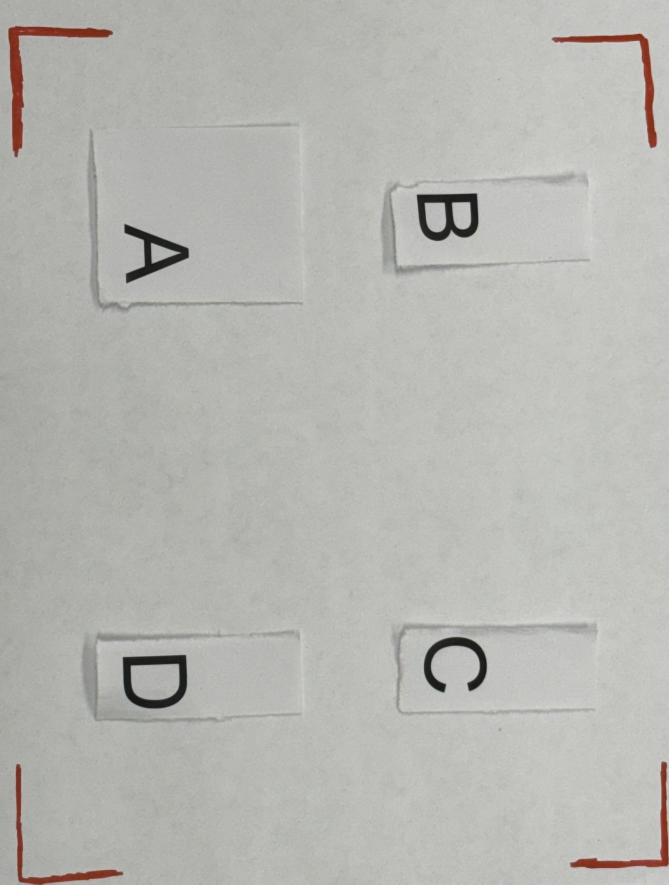
#> input picture backend/uploads/IMG_1468.jpg, 2676 x 3537 px (shown at 1/4 size)
$ python -i image_processor.py   (imports and definitions only)
#> lines starting #> are read from the running program, lines starting #| are printed output that depends on the picture; after the words box and inside, x2 and y2 are one past the last pixel; in counts of white or black regions, pixels touching at a corner belong together
#> further down, picture is the input picture: shape (3537, 2676, 3); mean B, G, R 177.8, 182.7, 182.6
import cv2
import numpy as np
import json
import base64
import logging
import os
import pytesseract

# Add at top of file with other imports
pytesseract.pytesseract.tesseract_cmd = r'C:\Program Files\Tesseract-OCR\tesseract.exe'

DEBUG_DIR = os.path.join(os.path.dirname(__file__), '..', '..', 'debug')
# [4 lines not run here, left out]
logger = logging.getLogger(__name__)


# [24 lines left out: function validate_image, not called in this run]

def get_corner_label(x, y, max_x, max_y):
    """Determine corner label based on coordinates"""
    if y < max_y / 2:  # Top half
        return "top_left" if x < max_x / 2 else "top_right"
    else:  # Bottom half
        return "bottom_left" if x < max_x / 2 else "bottom_right"

def detect_red_markers(image):
    """Detect non-black markers in the image"""
    try:
        # Convert to grayscale
        gray = cv2.cvtColor(image, cv2.COLOR_BGR2GRAY)

        # Save grayscale debug
        cv2.imwrite(os.path.join(DEBUG_DIR, 'debug_grayscale.png'), gray)

        # Try multiple threshold approaches
        markers = []

        # Approach 1: Adaptive thresholding
        mask1 = cv2.adaptiveThreshold(
            gray,
            255,
            cv2.ADAPTIVE_THRESH_GAUSSIAN_C,
            cv2.THRESH_BINARY,
            11,  # Block size
            2    # C constant
        )
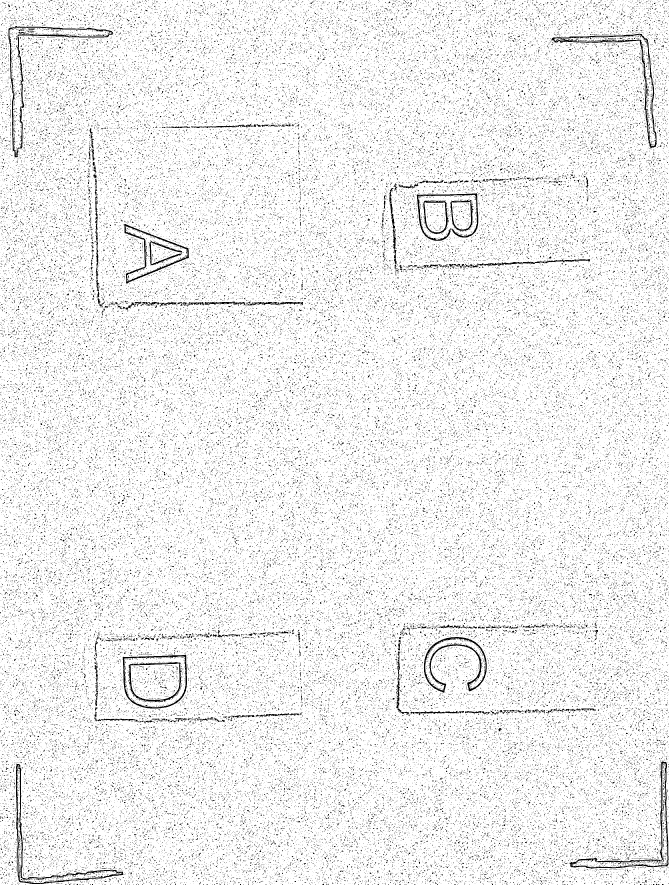
#> mask1: shape (3537, 2676) (shown at 1/4 size); 93.4% white; black in thin lines or dots

        # Approach 2: Simple thresholding
        _, mask2 = cv2.threshold(gray, 127, 255, cv2.THRESH_BINARY)
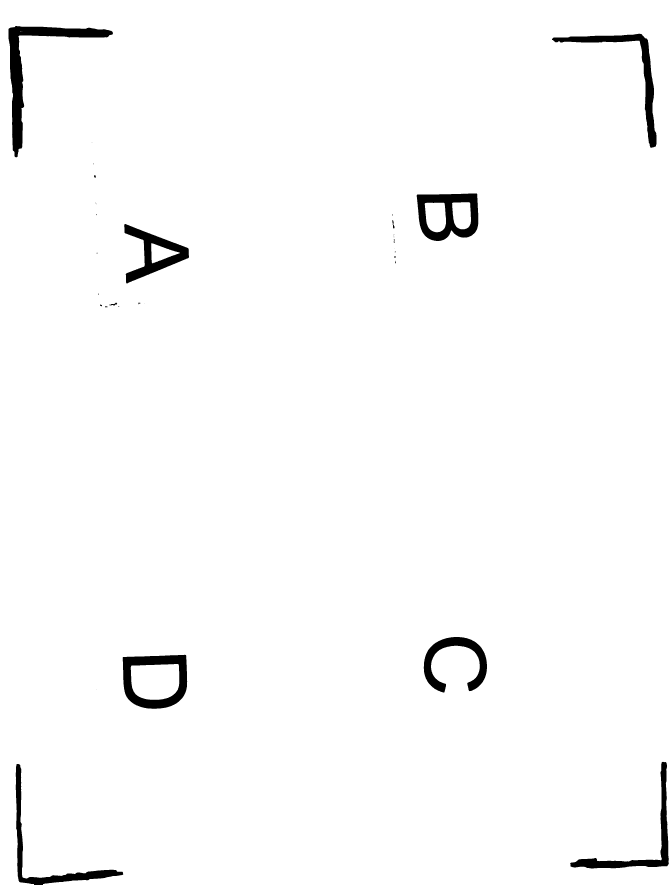
#> mask2: shape (3537, 2676) (shown at 1/4 size); 98.1% white; 32 black regions (15 under 20 px), largest, box (x1, y1, x2, y2) and area: (34, 104, 452, 629) 33775, (491, 2619, 749, 2835) 24490, (1667, 773, 1913, 964) 24402

        # Approach 3: Color-based detection for red markers
        hsv = cv2.cvtColor(image, cv2.COLOR_BGR2HSV)
#> hsv: shape (3537, 2676, 3); mean H, S, V 35.6, 8.6, 183.5
        lower_red = np.array([0, 50, 50])
        upper_red = np.array([10, 255, 255])
        mask3 = cv2.inRange(hsv, lower_red, upper_red)
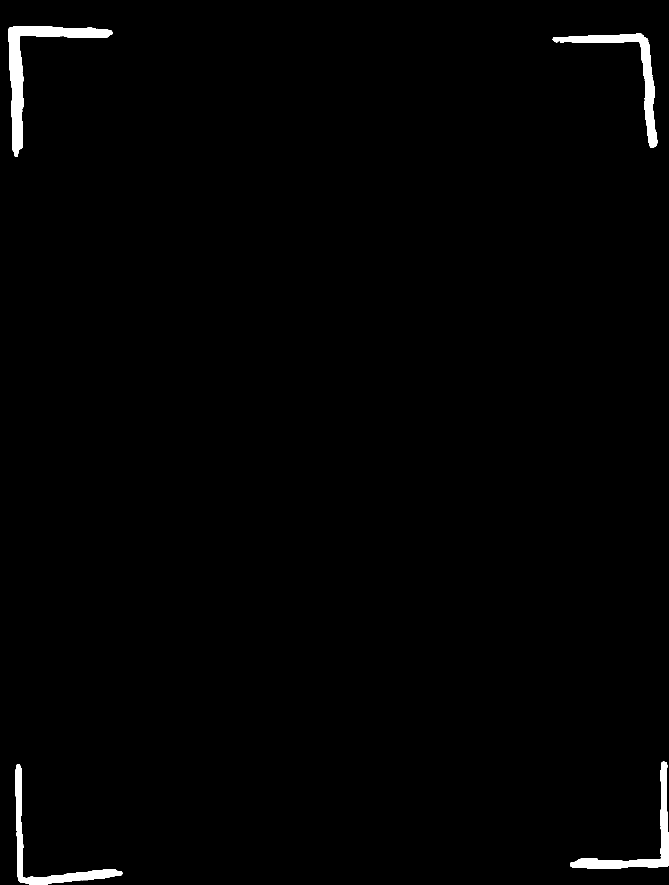
#> mask3: shape (3537, 2676) (shown at 1/4 size); 1.1% white; 20 white regions (16 under 20 px), largest, box (x1, y1, x2, y2) and area: (32, 104, 451, 628) 35885, (2208, 133, 2629, 592) 24126, (2281, 3047, 2676, 3476) 22284, (62, 3057, 492, 3537) 21615

        # Combine masks
        masks = [cv2.bitwise_not(mask1), cv2.bitwise_not(mask2), mask3]

        # Save debug masks
        for idx, mask in enumerate(masks):
            cv2.imwrite(os.path.join(DEBUG_DIR, f'corners_mask_{idx}_debug.png'), mask)
#> this loop made 3 passes
#> pass 1, in detect_red_markers, `cv2.imwrite(os.path.join(DEBUG_DIR, f'corners_mask_{idx}_debug.png'), ..`:
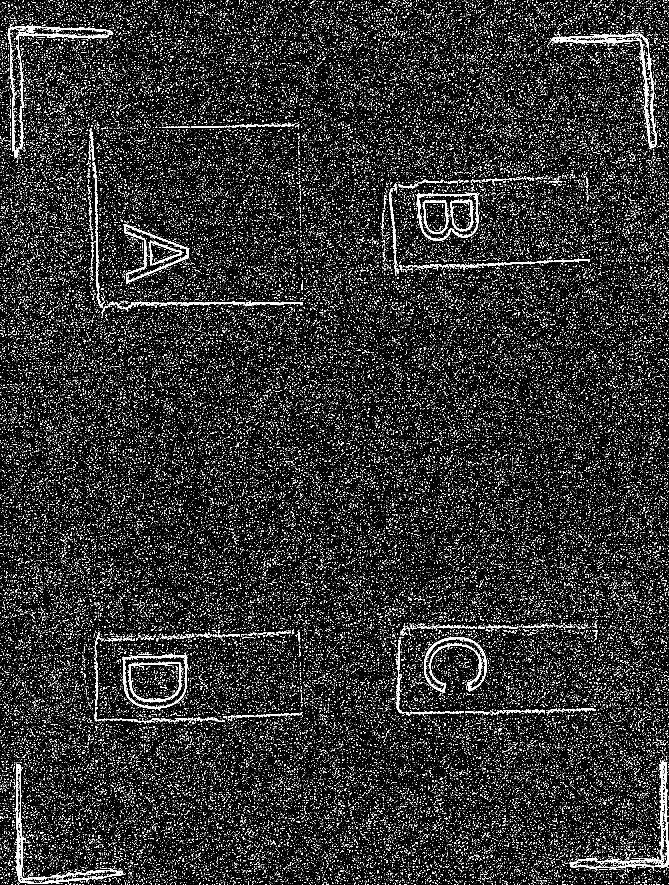
#> saved as corners_mask_0_debug.png: shape (3537, 2676) (shown at 1/4 size); 6.6% white in thin lines or dots
#> pass 2, in detect_red_markers, `cv2.imwrite(os.path.join(DEBUG_DIR, f'corners_mask_{idx}_debug.png'), ..`:
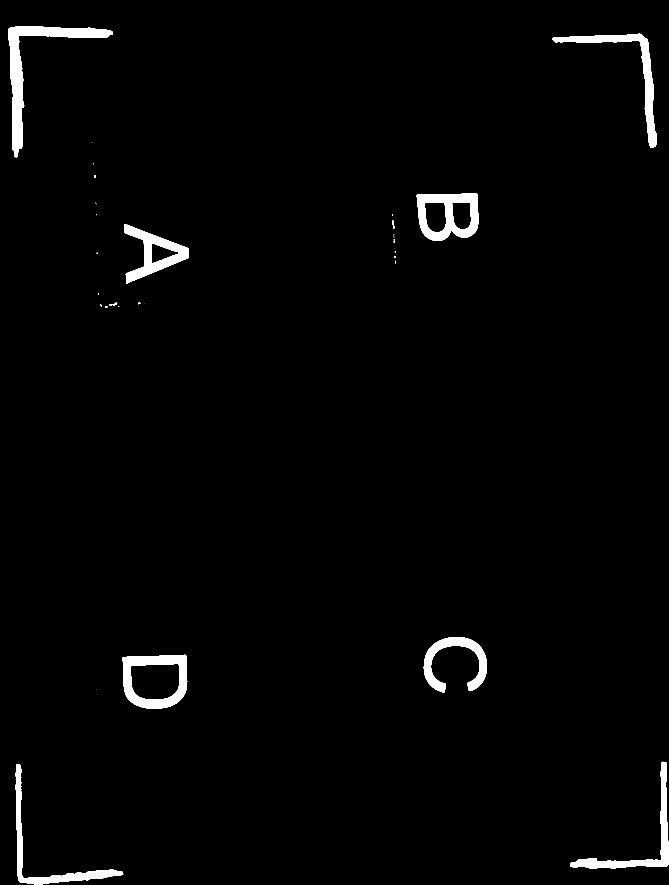
#> saved as corners_mask_1_debug.png: shape (3537, 2676) (shown at 1/4 size); 1.9% white; 32 white regions (15 under 20 px), largest, box (x1, y1, x2, y2) and area: (34, 104, 452, 629) 33775, (491, 2619, 749, 2835) 24490, (1667, 773, 1913, 964) 24402

        for mask in masks:
            # Apply morphological operations
            kernel = np.ones((5,5), np.uint8)  # Increased kernel size
            mask = cv2.morphologyEx(mask, cv2.MORPH_OPEN, kernel)
            mask = cv2.morphologyEx(mask, cv2.MORPH_CLOSE, kernel)

            # Find contours
            contours, _ = cv2.findContours(mask, cv2.RETR_EXTERNAL, cv2.CHAIN_APPROX_SIMPLE)

            for contour in contours:
                area = cv2.contourArea(contour)
                if area < 20 or area > 5000:  # More permissive area thresholds
                    continue

                x, y, w, h = cv2.boundingRect(contour)
                aspect_ratio = float(w)/h
                if aspect_ratio < 0.5 or aspect_ratio > 2.0:  # More permissive aspect ratio
                    continue

                center_x = x + w//2
                center_y = y + h//2

                # Check if point is near corners
                margin_percent = 0.25  # Increased margin
                margin_x = int(image.shape[1] * margin_percent)
                margin_y = int(image.shape[0] * margin_percent)

                is_left = x < margin_x
                is_right = x + w > image.shape[1] - margin_x
                is_top = y < margin_y
                is_bottom = y + h > image.shape[0] - margin_y

                if (is_left or is_right) and (is_top or is_bottom):
                    corner_type = get_corner_label(center_x, center_y, image.shape[1], image.shape[0])

                    # Check for duplicates
                    is_duplicate = False
                    for existing in markers:
                        if abs(existing['x'] - center_x) < 20 and abs(existing['y'] - center_y) < 20:
                            is_duplicate = True
                            break

                    if not is_duplicate:
                        markers.append({
                            "x": center_x,
                            "y": center_y,
                            "type": corner_type
                        })
#> this loop made 3 passes
#> pass 1, in detect_red_markers, `mask = cv2.morphologyEx(mask, cv2.MORPH_OPEN, kernel)`:
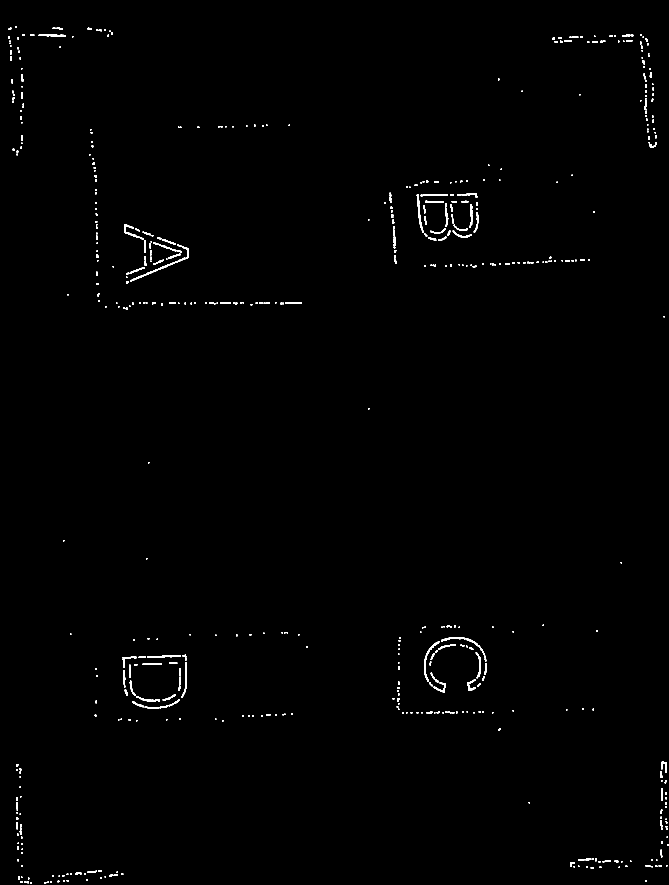
#> mask: shape (3537, 2676) (shown at 1/4 size); 0.53% white; 627 white regions, largest, box (x1, y1, x2, y2) and area: (527, 1049, 699, 1123) 1114, (1667, 778, 1692, 922) 891, (728, 2648, 748, 2786) 807
#> after the loop, markers = 88 items

        # Create debug visualization
        debug_image = image.copy()
        for marker in markers:
            cv2.circle(debug_image, (marker['x'], marker['y']), 10, (0, 255, 0), -1)
            cv2.putText(debug_image, marker['type'],
                       (marker['x'] - 20, marker['y'] - 20),
                       cv2.FONT_HERSHEY_SIMPLEX, 0.5, (255, 0, 0), 2)
#> this loop made 88 passes
#> marker on passes 1 to 12: {'x': 123, 'y': 3533, 'type': 'bottom_left'}, {'x': 86, 'y': 3527, 'type': 'bottom_left'}, {'x': 233, 'y': 3526, 'type': 'bottom_left'}, {'x': 2583, 'y': 3525, 'type': 'bottom_right'}, {'x': 257, 'y': 3523, 'type': 'bottom_left'}, {'x': 348, 'y': 3518, 'type': 'bottom_left'}, {'x': 405, 'y': 3511, 'type': 'bottom_left'}, {'x': 212, 'y': 3504, 'type': 'bottom_left'}, {'x': 253, 'y': 3503, 'type': 'bottom_left'}, {'x': 285, 'y': 3496, 'type': 'bottom_left'}, {'x': 488, 'y': 3496, 'type': 'bottom_left'}, {'x': 339, 'y': 3495, 'type': 'bottom_left'}

        cv2.imwrite(os.path.join(DEBUG_DIR, 'corners_detection_debug.png'), debug_image)

        logger.debug(f"Found {len(markers)} markers")

        if len(markers) == 0:
            logger.warning("No corners detected - check the debug images")
        elif len(markers) != 4:
            logger.warning(f"Expected 4 corners, found {len(markers)}")

        return markers

    except Exception as e:
        logger.error(f"Error in detect_red_markers: {str(e)}")
        logger.exception("Corner detection failed:")
        raise

# [239 lines left out: functions save_debug_visualizations, draw_grid_debug, detect_text_elements, normalize_rectangle_coordinates, calculate_grid_cells, decode_base64_image and 1 more, not called in this run]

>>> import cv2
>>> picture = cv2.imread('../uploads/IMG_1468.jpg')
>>> result = detect_red_markers(picture)
#> result = 88 items
